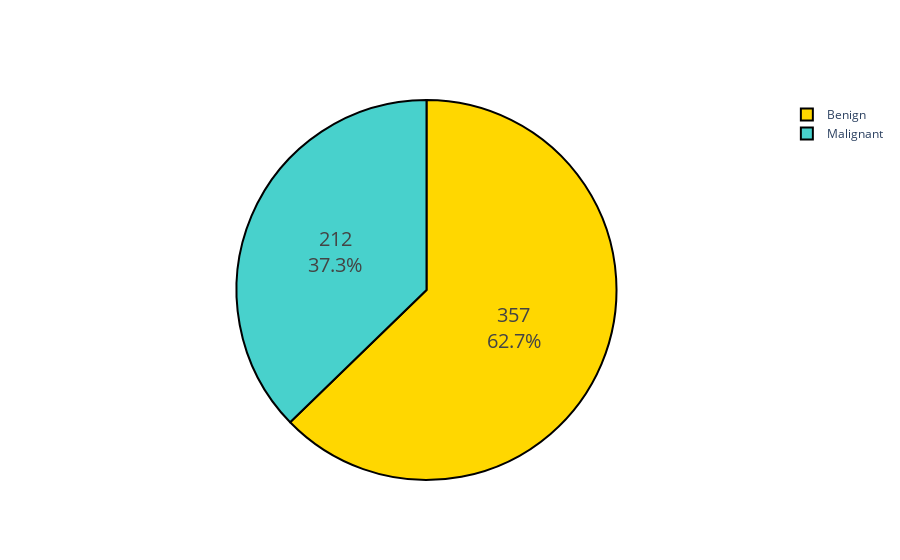

Here is the notebook cell this chart was saved with:
### Code cell
fig = go.Figure(data=[go.Pie(labels=['Benign','Malignant'], values=df['diagnosis'].value_counts(), textinfo='label+percent')])
fig.update_traces(hoverinfo='label+percent', textinfo='value+percent', textfont_size=20,
                  marker=dict(colors=['gold', 'mediumturquoise'], line=dict(color='#000000', width=2)))
fig.show()

### Figure 1 — Plotly figure (JSON) as saved in the notebook; plotly's stock layout.template omitted (floating-point values rounded to 4 significant figures)
{"data": [{"hoverinfo": "label+percent", "labels": ["Benign", "Malignant"], "marker": {"colors": ["gold", "mediumturquoise"], "line": {"color": "#000000", "width": 2}}, "textfont": {"size": 20}, "textinfo": "value+percent", "type": "pie", "values": [357, 212]}], "layout": {}}
